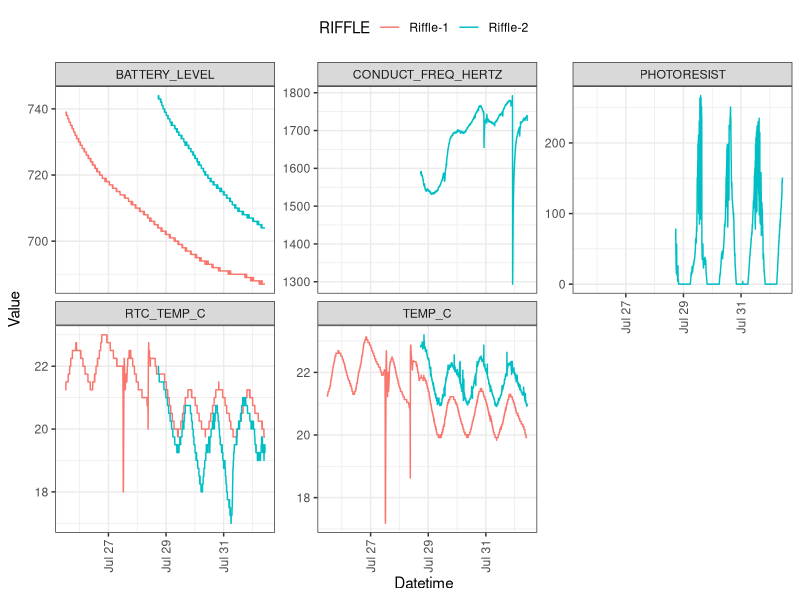
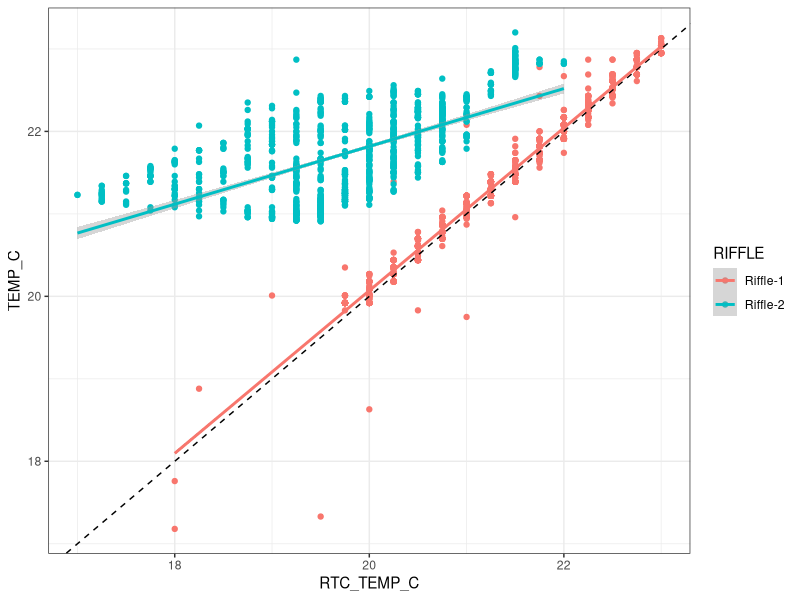
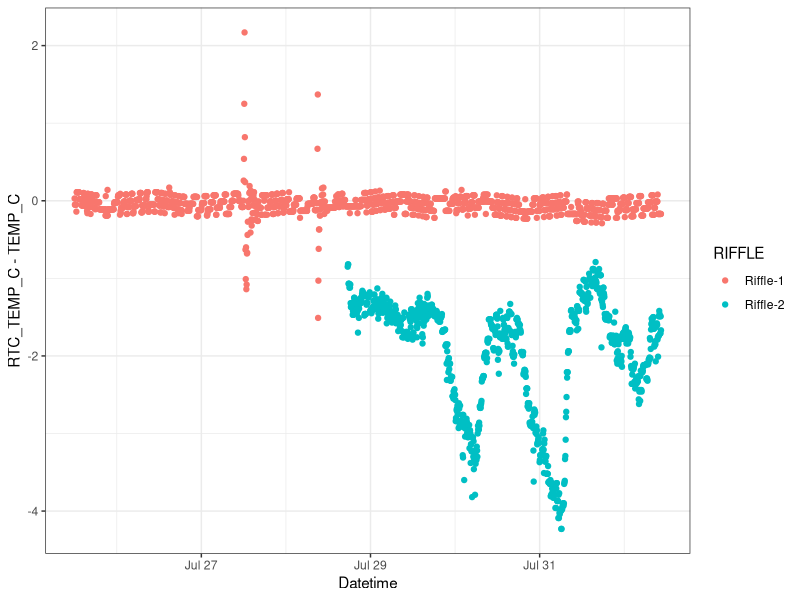
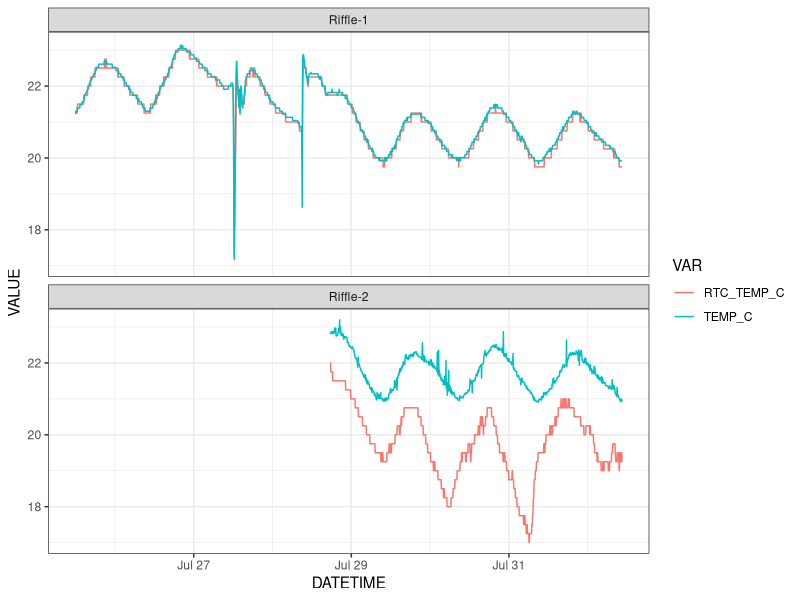
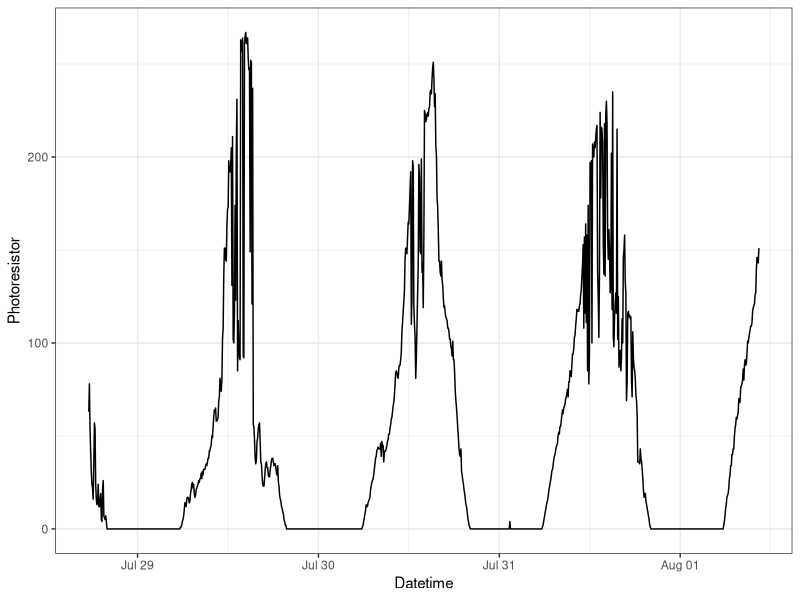
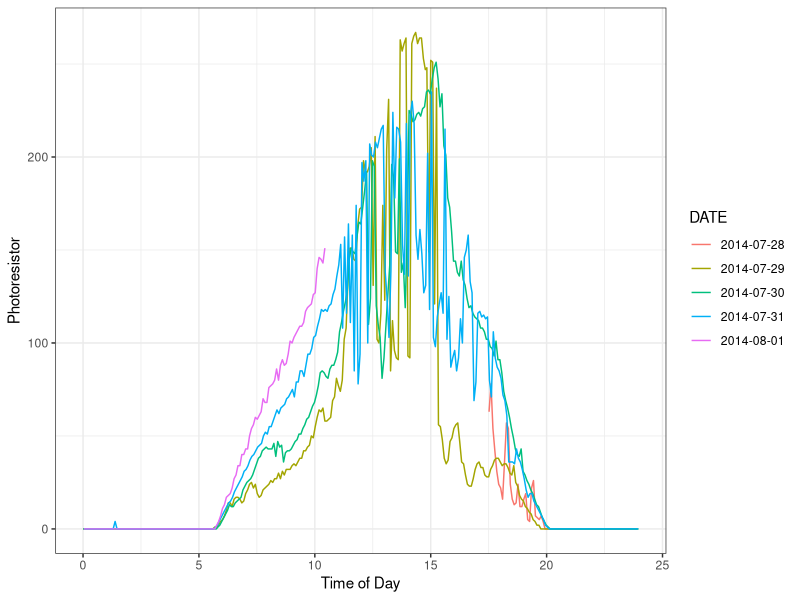
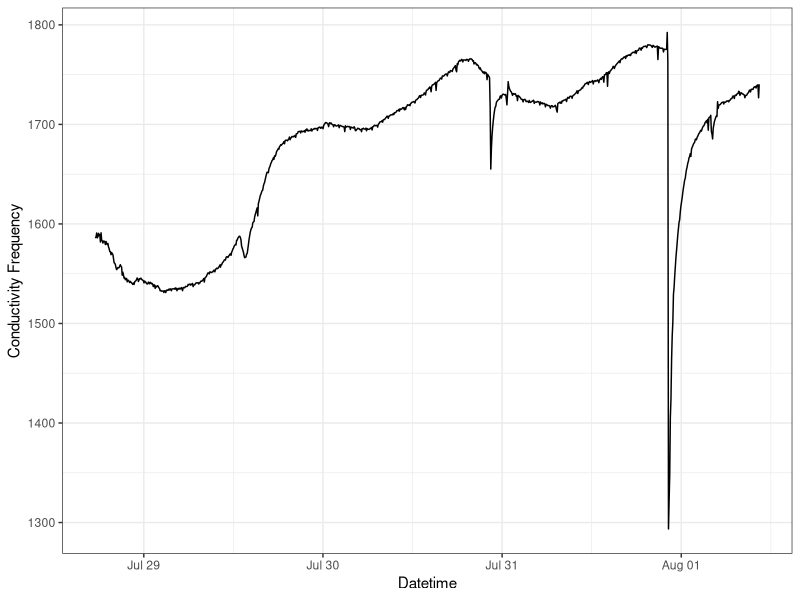
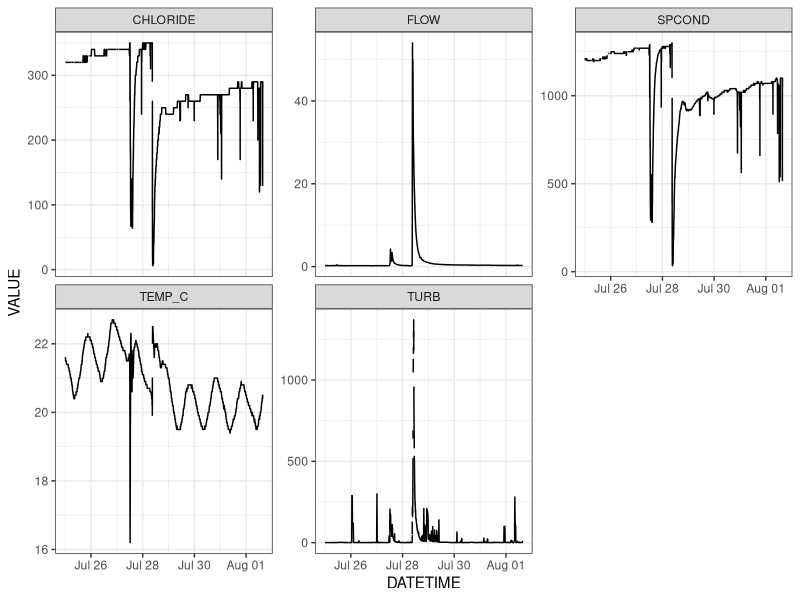

Reproduce these figures in R, in order.
## ---- chunk 1
library(lubridate)
library(dplyr)
library(tidyr)
library(stringr)
library(ggplot2)
theme_set(theme_bw())
## ---- chunk 2
riffle1 <- read.csv('./data/riffle1Deploy.CSV', as.is=TRUE)
riffle2 <- read.csv('./data/riffle2Deploy.CSV', as.is=TRUE)
head(riffle1)
head(riffle2)
## ---- chunk 3
riffle1 <- mutate(riffle1,
                  DATETIME=ymd_hms(DATETIME),
                  RIFFLE='Riffle-1',
                  BATTERY_LEVEL=BATTERY_LEVEL*100) %>%
    filter(DATETIME >= ymd_hm("2014-07-25 12:00"),
           DATETIME <= ymd_hm("2014-08-01 10:30"))
riffle2 <- mutate(riffle2,
                  DATETIME_REG=ymd_hms(DATETIME_REG),
                  RIFFLE='Riffle-2') %>%
    filter(DATETIME_REG >= ymd_hm("2014-07-28 17:30"),
           DATETIME_REG <= ymd_hm("2014-08-01 10:30"))
## ---- chunk 4
riffle1 <- gather(riffle1, VAR, VALUE, RTC_TEMP_C:BATTERY_LEVEL)
riffle2 <- mutate(riffle2, DATETIME=DATETIME_REG) %>%
  select(-DATETIME_UNIX, -DATETIME_REG) %>%
  gather(VAR, VALUE, RTC_TEMP_C, TEMP_C, 
         CONDUCT_FREQ_HERTZ, PHOTORESIST, BATTERY_LEVEL)
df <- rbind(riffle1, riffle2) %>%
  mutate(RIFFLE=factor(RIFFLE))
summary(df)
## ---- chunk 5
ggplot(df, aes(DATETIME, VALUE, color=RIFFLE)) +
  geom_line() +
  facet_wrap(~VAR, scales='free_y') +
  labs(x='Datetime', y='Value') +
  theme(axis.text.x=element_text(angle=90, hjust=1, vjust=0.5),
        legend.position='top')
## ---- chunk 6
spread(df, VAR, VALUE) %>%
  ggplot(aes(RTC_TEMP_C, TEMP_C, color=RIFFLE)) +
  geom_point() +
  geom_abline(color='black', linetype=2) +
  geom_smooth(method='lm')
## ---- chunk 7
spread(df, VAR, VALUE) %>%
  ggplot(aes(DATETIME, RTC_TEMP_C-TEMP_C, color=RIFFLE)) +
  geom_point() +
  labs(x="Datetime")
## ---- chunk 8
filter(df, VAR %in% c("RTC_TEMP_C", "TEMP_C")) %>%
ggplot(aes(DATETIME, VALUE, color=VAR)) +
  geom_line() +
  facet_wrap(~RIFFLE, ncol=1)
## ---- chunk 9
filter(df, VAR=='PHOTORESIST') %>%
  ggplot(aes(DATETIME, VALUE)) +
  geom_line() +
  labs(x='Datetime', y='Photoresistor')
## ---- chunk 10
filter(df, VAR=='PHOTORESIST') %>%
  mutate(DATE=factor(floor_date(DATETIME, unit='day')),
         DECIMAL_TIME=hour(DATETIME)+minute(DATETIME)/60) %>%
  ggplot(aes(DECIMAL_TIME, VALUE, color=DATE)) +
  geom_line() +
  labs(x='Time of Day', y='Photoresistor')
## ---- chunk 11
filter(df, VAR=='CONDUCT_FREQ_HERTZ') %>%
  ggplot(aes(DATETIME, VALUE)) +
  geom_line() +
  labs(x='Datetime', y='Conductivity Frequency')
## ---- chunk 12
usgs <- read.table('./data/01104455_20140725.txt', sep='\t', skip=30)
names(usgs) <- c('AGENCY', 'STATION_ID', 'DATETIME', 'TIMEZONE', 'FLOW', 'FLOW_FLAG', 'TEMP_C', 'TEMP_FLAG', 'SPCOND', 'SPCOND_FLAG', 'TURB', 'TURB_FLAG', 'CHLORIDE', 'CHLORIDE_FLAG')
usgs <- select(usgs, DATETIME, FLOW, TEMP_C, SPCOND, TURB, CHLORIDE) %>%
  mutate(DATETIME=ymd_hm(DATETIME))
head(usgs)
## ---- chunk 13
usgs <- gather(usgs, VAR, VALUE, FLOW:CHLORIDE)
## ---- chunk 14
ggplot(usgs, aes(DATETIME, VALUE)) +
  geom_line() +
  facet_wrap(~VAR, scales='free_y')
## ---- chunk 15
riffle.temp <- filter(df, VAR=="TEMP_C") %>%
  mutate(SOURCE=RIFFLE) %>%
  select(DATETIME, SOURCE, VAR, VALUE)
usgs.temp <- filter(usgs, VAR=="TEMP_C") %>%
  mutate(SOURCE='USGS') %>%
  select(DATETIME, SOURCE, VAR, VALUE)
temp <- rbind(riffle.temp, usgs.temp)
ggplot(temp, aes(DATETIME, VALUE, color=SOURCE)) +
  geom_line() +
  labs(x="Datetime", y="Water Temperature (degC)")
## ---- chunk 16
temp.compare <- mutate(temp, 
       DATEHOUR=round_date(DATETIME, unit='hour'),
       SOURCE = str_replace_all(SOURCE, '-', '_')) %>%
  group_by(DATEHOUR, SOURCE, VAR) %>%
  summarize(VALUE=mean(VALUE, na.rm=TRUE)) %>%
  spread(SOURCE, VALUE) %>%
  gather(RIFFLE, VALUE, Riffle_1:Riffle_2) %>%
  filter(!is.na(VALUE))

temp.compare %>%
  ggplot(aes(USGS, VALUE, color=RIFFLE)) +
  geom_point() +
  geom_smooth(method='lm') +
  geom_abline(color='black', linetype=2)
## ---- chunk 17
lm.riffle_1 <- filter(temp.compare, RIFFLE=="Riffle_1", USGS >= 19) %>%
  lm(VALUE ~ USGS, data=.)
summary(lm.riffle_1)
## ---- chunk 18
lm.riffle_2 <- filter(temp.compare, RIFFLE=="Riffle_2") %>%
  lm(VALUE ~ USGS, data=.)
summary(lm.riffle_2)
## ---- chunk 19
riffle.cond <- filter(df, VAR=="CONDUCT_FREQ_HERTZ") %>%
  mutate(SOURCE='RIFFLE') %>%
  select(DATETIME, SOURCE, VAR, VALUE)
usgs.cond <- filter(usgs, VAR=="SPCOND", DATETIME>=min(riffle.cond$DATETIME),
                    DATETIME<=max(riffle.cond$DATETIME)) %>%
  mutate(SOURCE='USGS') %>%
  select(DATETIME, SOURCE, VAR, VALUE)
cond <- rbind(riffle.cond, usgs.cond)
ggplot(cond, aes(DATETIME, VALUE, color=SOURCE)) +
  geom_line() +
  labs(x="Datetime", y="Conductivity Freq (Riffle) / Sp. Conductivity (USGS)")
## ---- chunk 20
cond.hr <- mutate(cond, DATEHOUR=round_date(DATETIME, unit='hour')) %>%
  group_by(DATEHOUR, SOURCE, VAR) %>%
  summarise(N=n(), VALUE=mean(VALUE, na.rm=TRUE)) %>%
  select(-VAR, -N) %>%
  spread(SOURCE, VALUE)
ggplot(cond.hr, aes(USGS, RIFFLE)) +
  geom_point() +
  geom_smooth(method='lm')
## ---- chunk 21
usgs.temp.hr <- group_by(usgs.temp, DATEHOUR=round_date(DATETIME, unit='hour')) %>%
  group_by(DATEHOUR) %>%
  summarise(TEMP=mean(VALUE, na.rm=TRUE))
cond.temp.hr <- merge(cond.hr, usgs.temp.hr, by='DATEHOUR', all.x=TRUE)
ggplot(cond.temp.hr, aes(USGS, RIFFLE, color=TEMP)) +
  geom_point() +
  geom_smooth(method='lm') +
  scale_color_gradient(low='steelblue', high='orangered')
